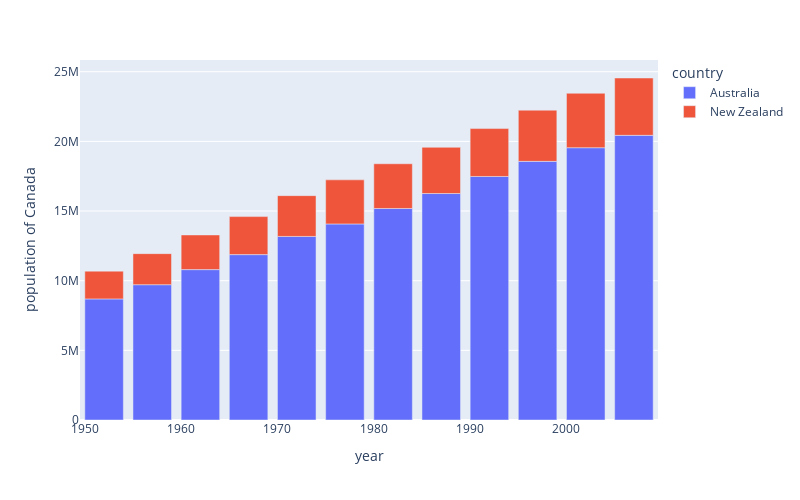

Notebook code for this chart:
### Code cell
fig = px.bar(data_frame=df, x='year', y='pop',
             hover_data=['lifeExp', 'gdpPercap'], color='country',
             labels={'pop':'population of Canada'})
fig.update_layout(
    width=800,height=500
)
fig.show()

### Figure 1 — Plotly figure (JSON) as saved in the notebook; plotly's stock layout.template omitted (floating-point values rounded to 4 significant figures)
{"data": [{"alignmentgroup": "True", "customdata": [[69.12, 10040.0], [70.33, 10950.0], [70.93, 12220.0], [71.1, 14530.0], [71.93, 16790.0], [73.49, 18330.0], [74.74, 19480.0], [76.32, 21890.0], [77.56, 23420.0], [78.83, 27000.0], [80.37, 30690.0], [81.23, 34440.0]], "hovertemplate": "country=Australia<br>year=%{x}<br>population of Canada=%{y}<br>lifeExp=%{customdata[0]}<br>gdpPercap=%{customdata[1]}<extra></extra>", "legendgroup": "Australia", "marker": {"color": "#636efa", "pattern": {"shape": ""}}, "name": "Australia", "offsetgroup": "Australia", "orientation": "v", "showlegend": true, "textposition": "auto", "type": "bar", "x": [1952, 1957, 1962, 1967, 1972, 1977, 1982, 1987, 1992, 1997, 2002, 2007], "xaxis": "x", "y": [8691212, 9712569, 10794968, 11872264, 13177000, 14074100, 15184200, 16257249, 17481977, 18565243, 19546792, 20434176], "yaxis": "y"}, {"alignmentgroup": "True", "customdata": [[69.39, 10560.0], [70.26, 12250.0], [71.24, 13180.0], [71.52, 14460.0], [71.89, 16050.0], [72.22, 16230.0], [73.84, 17630.0], [74.32, 19010.0], [76.33, 18360.0], [77.55, 21050.0], [79.11, 23190.0], [80.2, 25190.0]], "hovertemplate": "country=New Zealand<br>year=%{x}<br>population of Canada=%{y}<br>lifeExp=%{customdata[0]}<br>gdpPercap=%{customdata[1]}<extra></extra>", "legendgroup": "New Zealand", "marker": {"color": "#EF553B", "pattern": {"shape": ""}}, "name": "New Zealand", "offsetgroup": "New Zealand", "orientation": "v", "showlegend": true, "textposition": "auto", "type": "bar", "x": [1952, 1957, 1962, 1967, 1972, 1977, 1982, 1987, 1992, 1997, 2002, 2007], "xaxis": "x", "y": [1994794, 2229407, 2488550, 2728150, 2929100, 3164900, 3210650, 3317166, 3437674, 3676187, 3908037, 4115771], "yaxis": "y"}], "layout": {"barmode": "relative", "height": 500, "legend": {"title": {"text": "country"}, "tracegroupgap": 0}, "margin": {"t": 60}, "width": 800, "xaxis": {"anchor": "y", "domain": [0, 1], "title": {"text": "year"}}, "yaxis": {"anchor": "x", "domain": [0, 1], "title": {"text": "population of Canada"}}}}
